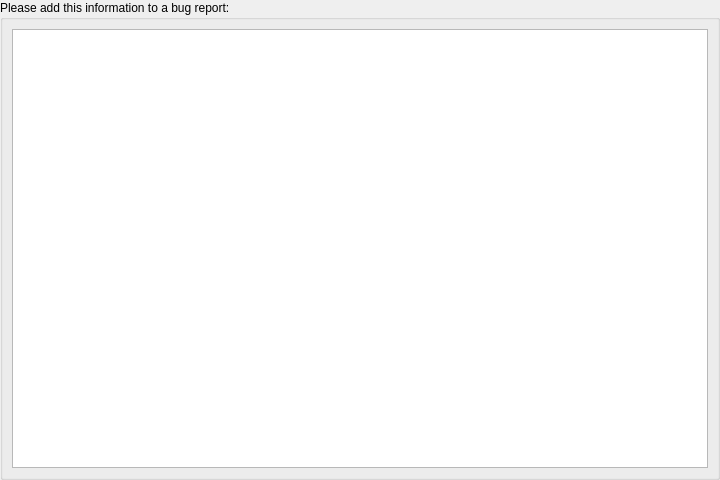
<?xml version="1.0" encoding="UTF-8"?>
<ui version="4.0">
 <author>
    SPDX-FileCopyrightText: none
    SPDX-License-Identifier: GPL-3.0-or-later
  </author>
 <class>WdgBugInfo</class>
 <widget class="QWidget" name="WdgBugInfo">
  <property name="geometry">
   <rect>
    <x>0</x>
    <y>0</y>
    <width>720</width>
    <height>480</height>
   </rect>
  </property>
  <property name="minimumSize">
   <size>
    <width>720</width>
    <height>480</height>
   </size>
  </property>
  <layout class="QGridLayout" name="gridLayout">
   <property name="leftMargin">
    <number>0</number>
   </property>
   <property name="topMargin">
    <number>0</number>
   </property>
   <property name="rightMargin">
    <number>0</number>
   </property>
   <property name="bottomMargin">
    <number>0</number>
   </property>
   <item column="0" row="0">
    <widget class="QGroupBox" name="groupBox">
     <property name="title">
      <string>Please add this information to a bug report:</string>
     </property>
     <layout class="QVBoxLayout" name="verticalLayout">
      <item>
       <widget class="QTextBrowser" name="txtBugInfo">
        <property name="horizontalScrollBarPolicy">
         <enum>Qt::ScrollBarAlwaysOff</enum>
        </property>
       </widget>
      </item>
     </layout>
    </widget>
   </item>
  </layout>
 </widget>
 <resources/>
 <connections/>
</ui>
